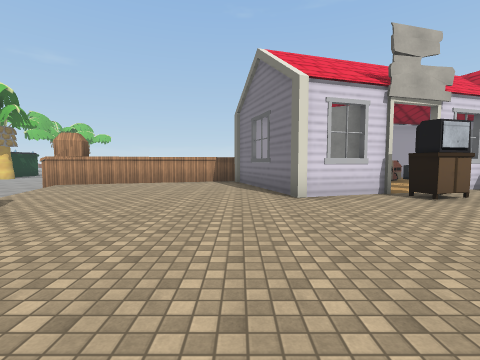
view 1 (above)

16 first-person views from a walk through a Unity game level. The camera is 1.5 m above the floor, tilts 4° down and sees 85° across. The floor is counted in squares, 2 m on a side. Each view is taken from the middle of a square. On the plan, view 1 faces up. The plan holds only what a view shows up to about 9 squares ahead; the rest is blank. The place goes on beyond the plan. The player character is not drawn. Some surface patterns are stand-ins.

view 2
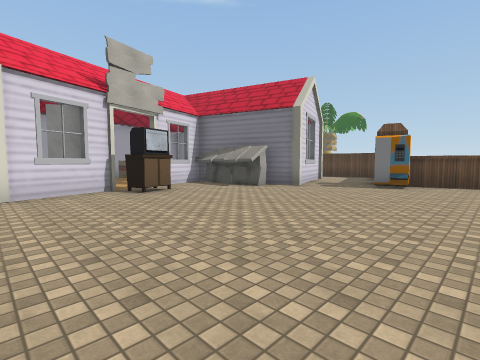

view 3
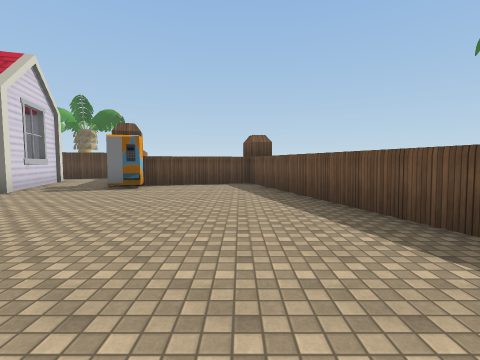

view 4
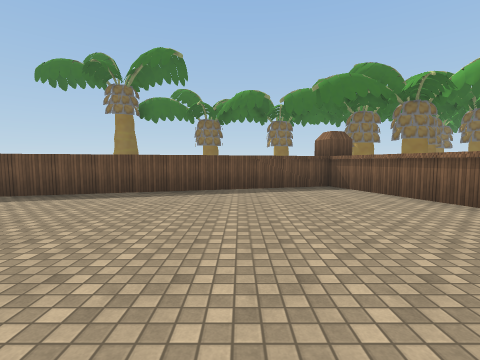

view 5
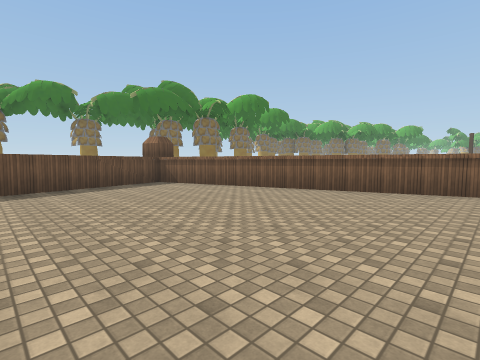

view 6
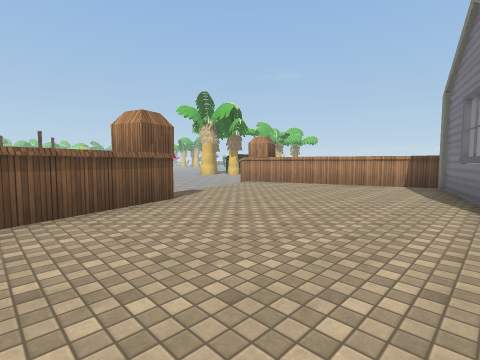

view 7
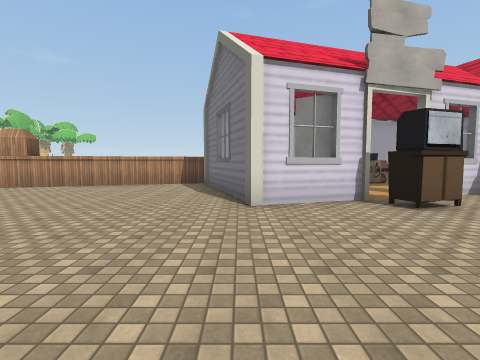

view 8
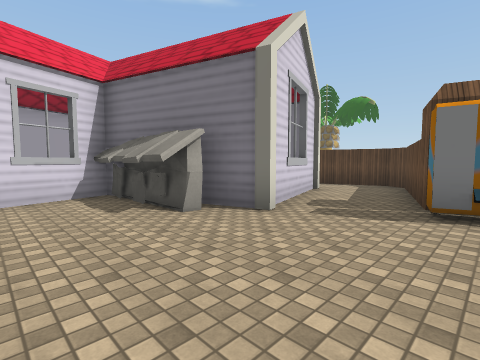

view 9
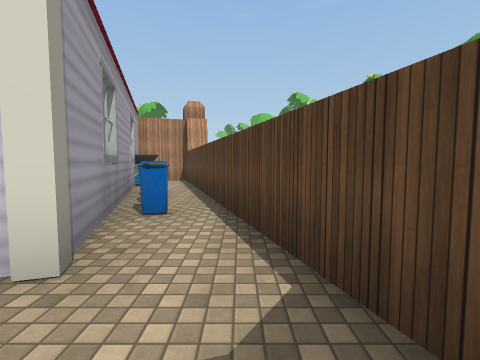

view 10
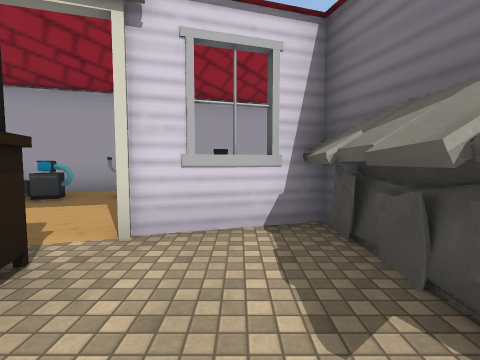

view 11
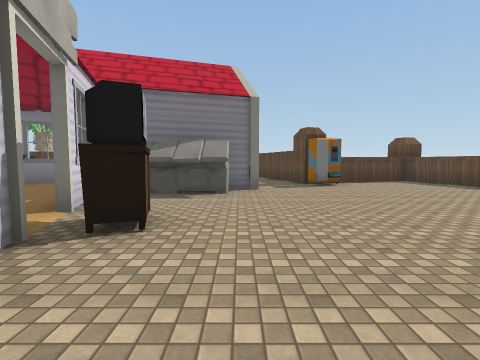

view 12
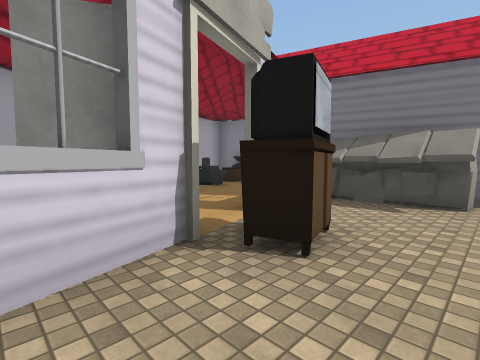

view 13
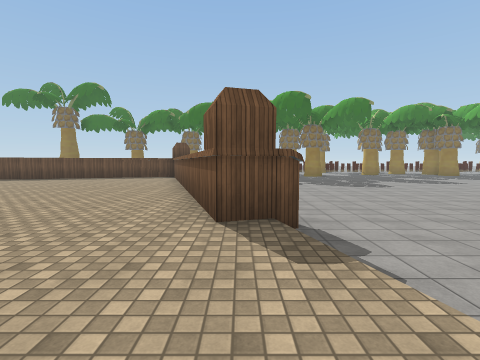

view 14
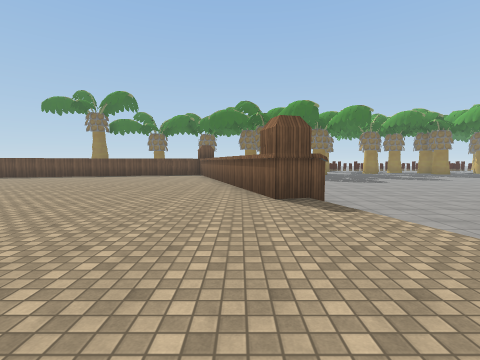

view 15
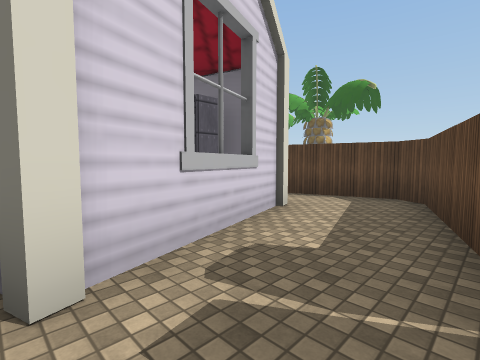

view 16
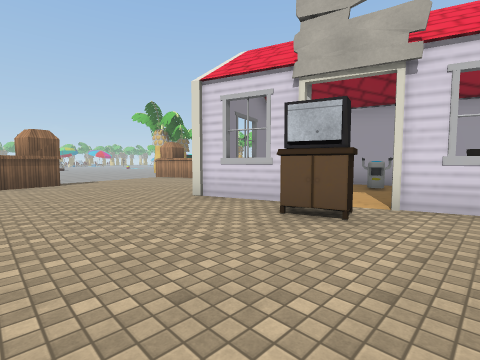

### Floor plan
Key: @ floor where view 1 was taken; # wall or solid block; x gap in a wall; . main floor; - floor 0.25 m lower than the main floor; / step, stairs or slope; M machine; L locker; O other object.
Columns run from 7 left of view 1 to 14 right of it. Each row starts with its distance up from view 1.
 12                  M#
 11          ###  M  M#
 10    ####### MMMM. ##
  9 -###...##OMM.... ##
  8 --.....##  ....   #
  7  -......### x##   ###
  6  //.....####..O   L###
  5 --/...........O#  ##.#
  4 -- #...........####..#
  3 --##.................#
  2 ---##............#####
  1 --- #...........O##
  0 --  #..@..........#
 -1 --  ##............#
 -2 --   #............#
 -3      #..........###
 -4      #.......####
 -5      ##..#####
 -6       ####

Where each view was taken, in squares from view 1:
view 1: 0 up, 0 right, facing up
view 2: 1 down, 1 right, facing up-right
view 3: 2 down, 2 right, facing right
view 4: 2 up, 2 right, facing down
view 5: 3 up, 4 right, facing down-left
view 6: 1 up, 1 right, facing up-left
view 7: 1 up, 1 right, facing up
view 8: 1 up, 5 right, facing up-right
view 9: 3 up, 13 right, facing up
view 10: 4 up, 6 right, facing up
view 11: 4 up, 1 right, facing right
view 12: 4 up, 2 right, facing up-right
view 13: 7 up, 4 left, facing down
view 14: 9 up, 3 left, facing down
view 15: 2 up, 8 right, facing up-right
view 16: 2 up, 6 right, facing up-left
